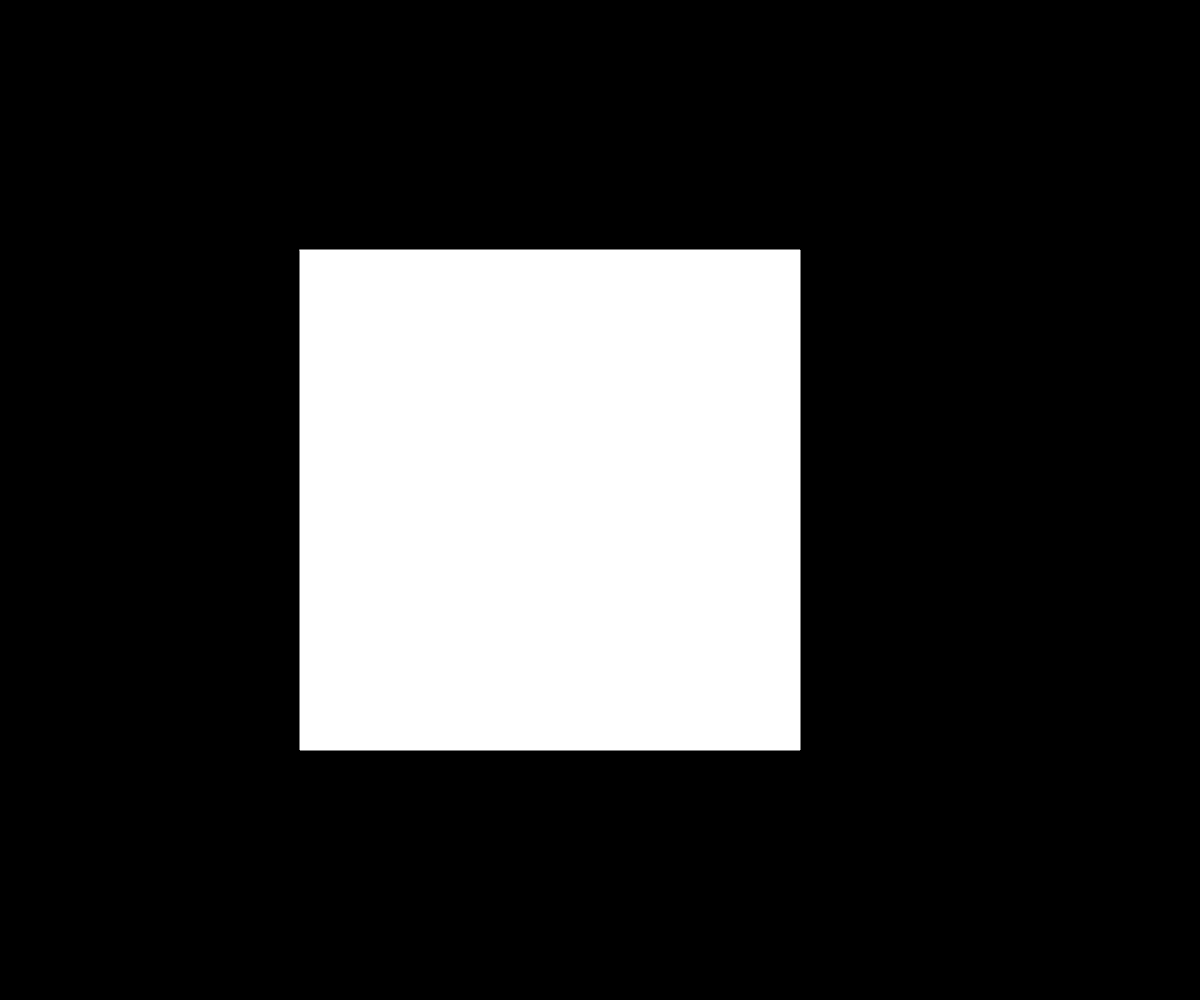
Frame 1 (no input)
Frame 60 (no input): identical to frame 1, image omitted
Frame 120 (the mouse pressed at the canvas centre since frame 60): identical to frame 1, image omitted

The p5.js sketch that drew this single still picture (run headless with seeded random() and noise() and a simulated clock; from frame 60 on, the mouse is pressed at the canvas centre):

// p5.js sketch
// ── sketch.js
let rectangle;
let rectSize = 500;
let circleR = 50;

let circles = [];

function setup() {
  createCanvas(windowWidth, windowHeight);
  rectangle = new Rectangle(width/4, height/4, rectSize, rectSize);
}

function draw() {
  background(0);
  fill(255);
  //ellipse(mouseX, mouseY, circleR);
  //
  for(circle of circles){
    if(intersects(circle.pos.x, circle.pos.y, 20, rectangle)){

    }
    circle.update();
    circle.show();
  }

  rectangle.show();
}

function intersects(ellipseX, ellipseY, ellipseR, rectangle) {
  if (rectangle.intersectsCircle(ellipseX, ellipseY, ellipseR)) {
    rectangle.paintRed = true;
  } else {
    rectangle.paintRed = false;
  }
}

function mouseClicked(){
  circles.push(new Circle(mouseX, mouseY));
}

// ── Circle.js
class Circle {
  constructor(x, y) {
    this.pos = createVector(x,y);
    this.vel = createVector();
    this.direction = createVector(width/2, height/2).sub(this.pos).mult(-1);
    this.direction = this.direction.setMag(5)
  }

  update(){
    this.pos.sub(this.direction);
  }

  show(){
    fill(255);
    ellipse(this.pos.x, this.pos.y, 20);
  }
}

// ── Rectangle.js
class Rectangle {
  constructor(x, y, width, height) {
    this.x = x;
    this.y = y;
    this.w = width;
    this.h = height;
    this.paintRed = false;
  }

  show() {

    if (this.paintRed) {
      fill(255, 0, 0);
    } else {
      fill(255);
    }
    stroke(255);
    beginShape();
    vertex(this.x, this.y);
    vertex(this.x + this.w, this.y);
    vertex(this.x + this.w, this.y + this.h);
    vertex(this.x, this.y + this.h);
    endShape(CLOSE);
  }

  intersectsCircle(cx, cy, cr) {
    let circleDistancex = abs(cx - (this.x + (this.w / 2)));
    let circleDistancey = abs(cy - (this.y + this.h / 2));

    if (circleDistancex > (this.w / 2 + (cr/2))) {
      return false;
    }
    if (circleDistancey > (this.h / 2 + (cr/2))) {
      return false;
    }

    if (circleDistancex <= (this.w / 2)) {
      return true;
    }
    if (circleDistancey <= (this.h / 2)) {
      return true;
    }

    let cornerDistance_sq = (circleDistancex - this.w / 2) ^ 2 + (circleDistancey - this.h / 2) ^ 2;

    return (cornerDistance_sq <= ((cr/2) ^ 2));
  }

}
